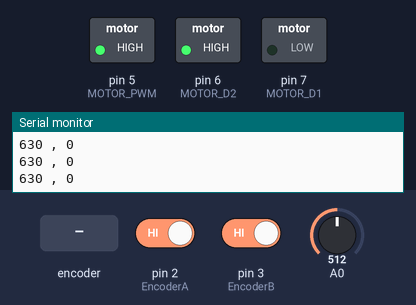
A sketch run on a simulated Arduino Uno, built with avr-gcc and run on an emulated ATmega328P. On the bench: switched loads named in the sketch (green lamp = pin HIGH), the last lines printed to the serial monitor. Inputs (shaded band) come from the test bench; at power-on: A0 = 512, pin 2 (EncoderA) HIGH, pin 3 (EncoderB) HIGH.

Above: at 1.2 s.
1.3 s: A0 set to 226
4.3 s: A0 set to 195
At 5.5 s:
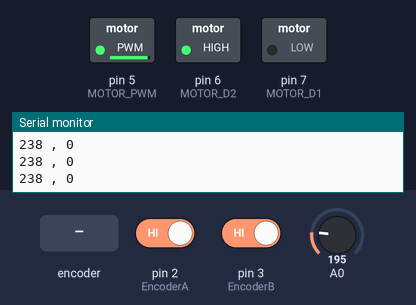
5.8 s: A0 set to 122
At 6.5 s:
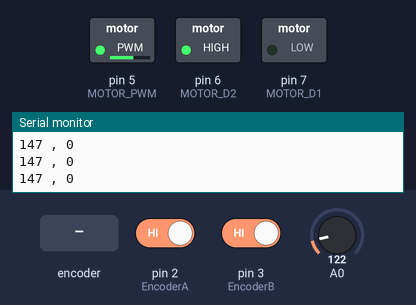
7.3 s: rotary encoder on pin 2 (EncoderA) / pin 3 (EncoderB) turned 3 steps (first pin leading)
At 7.46 s:
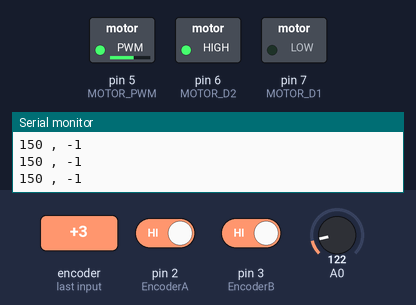
Timing chart, 0 to 10.3 s (numbered marks = the images above; inputs shaded):
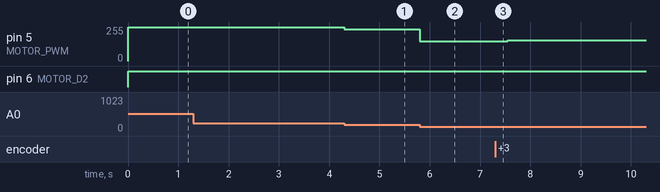

The sketch:

Lab10_Ex3.ino
```cpp
#define EncoderB 3
#define EncoderA 2
#define MOTOR_D1 7
#define MOTOR_D2 6
#define MOTOR_PWM 5

int setpoint;
volatile int enCount = 0;
volatile int enDir;

void setup(){
  pinMode(EncoderB, INPUT_PULLUP);
  pinMode(EncoderA, INPUT_PULLUP);
  pinMode(MOTOR_D1, OUTPUT);
  pinMode(MOTOR_D2, OUTPUT);
  pinMode(MOTOR_PWM, OUTPUT);
  pinMode(A1, INPUT);
  Serial.begin(9600);

  attachInterrupt(digitalPinToInterrupt(EncoderA),
                  ChannelA, RISING);
  attachInterrupt(digitalPinToInterrupt(EncoderB),
                  ChannelB, RISING);
}

void loop(){
  int value = analogRead(A0);
  setpoint = map (value,0,1023,0,360);
  int err = setpoint - enCount;
  int control_value= 3.5*(float)(err);
  setSpeed(control_value);
  Serial.print(control_value);
  Serial.print(" , ");
  Serial.println(enCount);
}

void moveForward(int velo){
  digitalWrite(MOTOR_D1, LOW);
  digitalWrite(MOTOR_D2, HIGH);
  analogWrite(MOTOR_PWM, velo);
}

void moveBackward(int velo){
  digitalWrite(MOTOR_D1, HIGH);
  digitalWrite(MOTOR_D2, LOW);
  analogWrite(MOTOR_PWM, velo);
}

void setSpeed(int i){
  if(i > 255)
    i=255;
  if(i < -255)
    i=-225;
  if(i > 0){
    moveForward(i);
  }
  if(i < 0){
    int vv = i*(-1);
    moveBackward(i);
  }
}

void ChannelA() {
  if (digitalRead(EncoderA) == 1
      && digitalRead(EncoderB) == 0) {
    enCount--;
    enDir = 0;
  }
}
void ChannelB() {
  if (digitalRead(EncoderA) == 0
      && digitalRead(EncoderB) == 1){
    enCount++;
    enDir = 1;
  }
}
```

Measured:
- after the input at 4.3 s, pin 5 (MOTOR_PWM): 255/255 → 238/255 at once
- after the input at 5.8 s, pin 5 (MOTOR_PWM): 238/255 → 147/255 at once
- after the input at 7.3 s, pin 5 (MOTOR_PWM): 147/255 → 150/255 after 0.06 s, → 154/255 0.20 s later, → 157/255 0.20 s later
